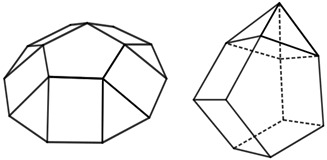
#> input picture Parte06/Ex1/images/polygons.png, 327 x 160 px
$ python harris_corner_detection.py
#> lines starting #> are read from the running program, lines starting #| are printed output that depends on the picture; after the words box and inside, x2 and y2 are one past the last pixel; in counts of white or black regions, pixels touching at a corner belong together
#!/usr/bin/env python3

# -------------------------------
# Corner Harris detection parameters
#? cv.cornerHarris(img, blockSize, ksize, k)
#   img - Input image. It should be grayscale and float32 type.
#   blockSize - It is the size of neighborhood considered for corner detection
#   ksize - Aperture parameter of the Sobel derivative used.
#   k - Harris detector free parameter in the equation.
# ------------------------------

import numpy as np
import cv2 as cv


filename = 'images/polygons.png'
img = cv.imread(filename)
#> img is the input picture: shape (160, 327, 3); min 2, max 255, mean 239.4
gray = cv.cvtColor(img,cv.COLOR_BGR2GRAY)
gray = np.float32(gray)
dst = cv.cornerHarris(gray,2,3,0.04)
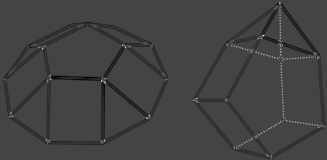
#> dst: shape (160, 327) float32; min -116237808, max 314964160, mean -3625929.2; drawn with min black and max white

#result is dilated for marking the corners, not important
dst = cv.dilate(dst,None)
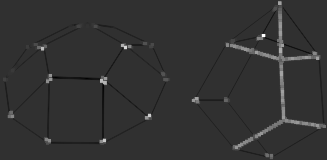
#> dst: shape (160, 327) float32; min -74625856, max 314964160, mean 3058747.8; drawn with min black and max white

# Threshold for an optimal value, it may vary depending on the image.
img[dst>0.01*dst.max()]=[0,0,255]
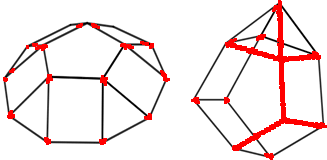
#> img: shape (160, 327, 3); 5.02% of pixels changed, all inside (x1, y1, x2, y2) = (3, 0, 327, 160)
cv.imshow('dst',img)

if cv.waitKey(0) == ord('q'):
#> (key q is pressed here)
    cv.destroyAllWindows()

$ run again, with Parte06/Ex1/images/chessboard.png copied over Parte06/Ex1/images/polygons.png
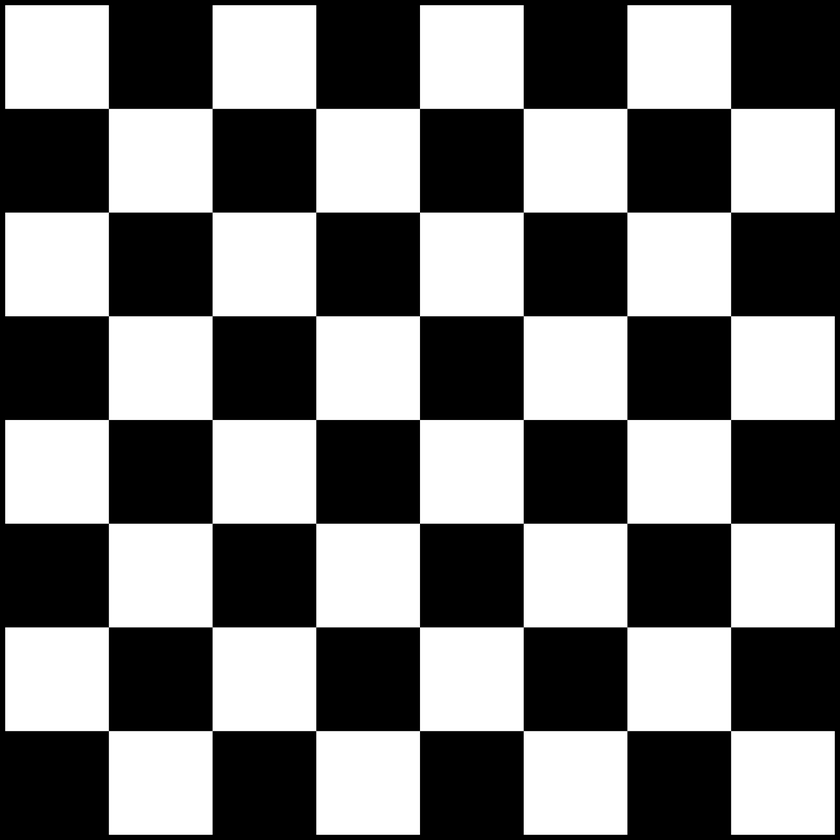
#> input picture Parte06/Ex1/images/chessboard.png, 840 x 840 px, shrunk from 2048 x 2048 before the run
#> img is the input picture: shape (840, 840, 3); min 0, max 255, mean 124.4
#> `dst = cv.dilate(dst,None)`:
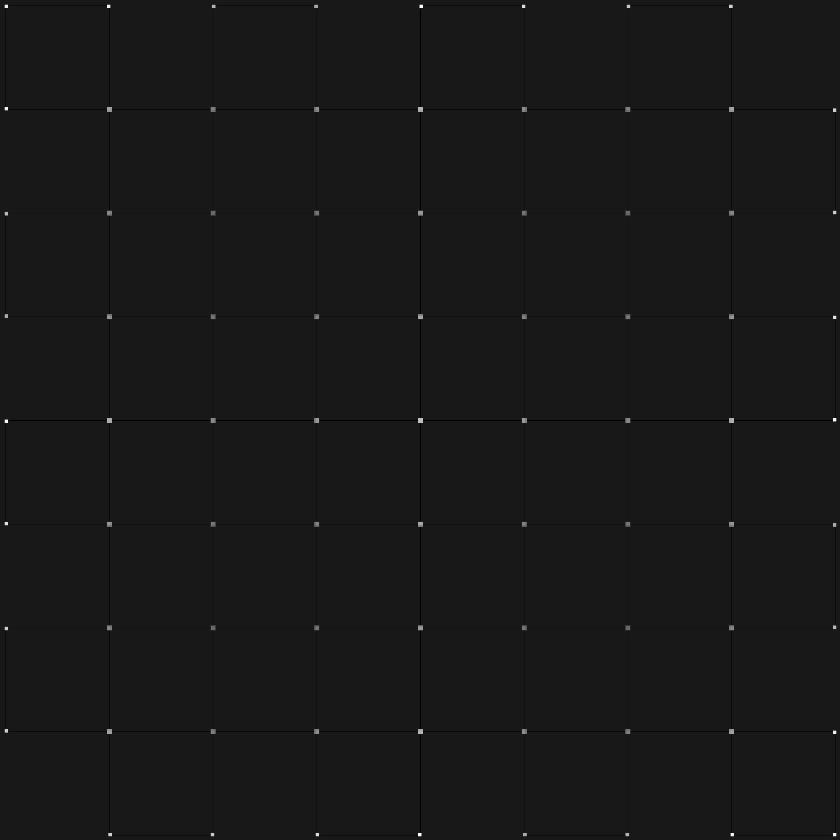
#> dst: shape (840, 840) float32; min -33403776, max 310730016, mean 96918.9; drawn with min black and max white
#> `img[dst>0.01*dst.max()]=[0,0,255]`:
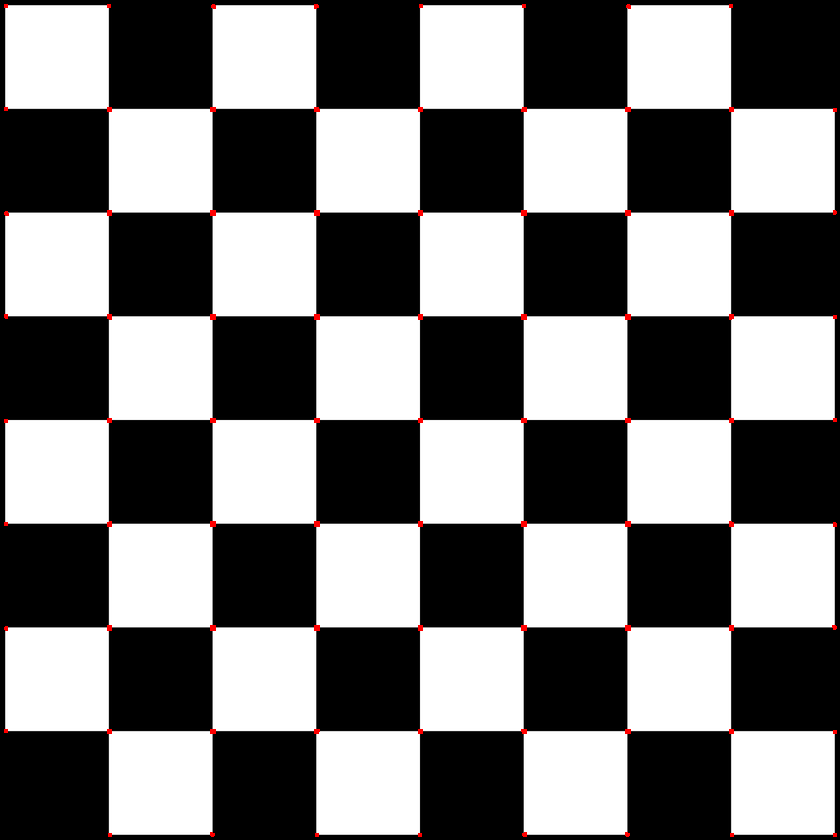
#> img: shape (840, 840, 3); 0.29% of pixels changed, all inside (x1, y1, x2, y2) = (4, 4, 837, 837)

$ run again, with Parte06/Ex1/images/block.jpg saved as Parte06/Ex1/images/polygons.png
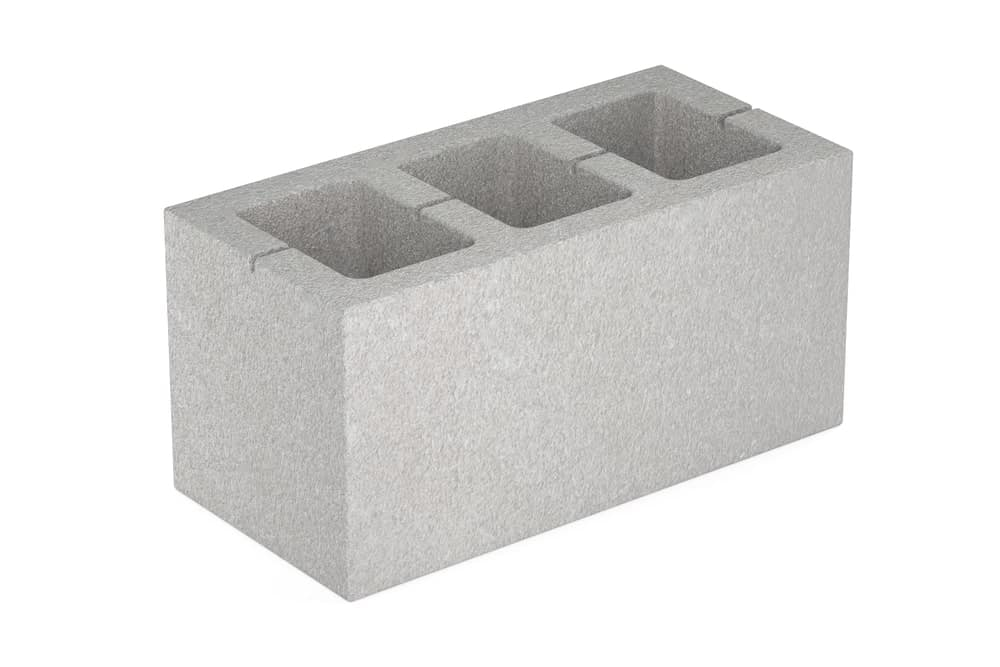
#> input picture Parte06/Ex1/images/block.jpg, 1000 x 667 px
#> img is the input picture: shape (667, 1000, 3); mean B, G, R 225.1, 226.1, 226.6
#> `img[dst>0.01*dst.max()]=[0,0,255]`:
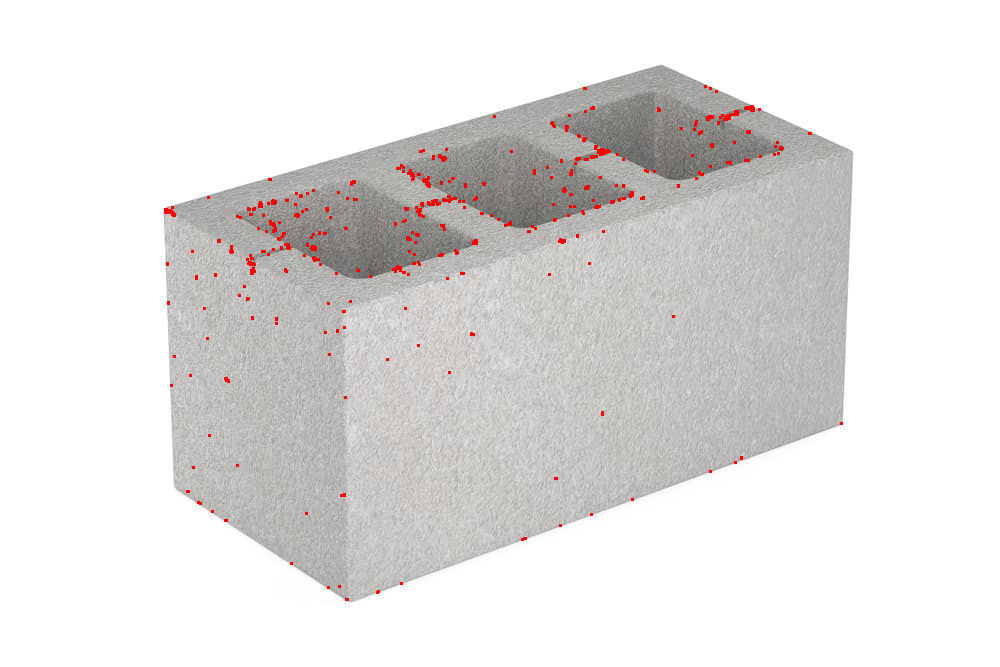
#> img: shape (667, 1000, 3); 0.6% of pixels changed, all inside (x1, y1, x2, y2) = (164, 85, 843, 601)
